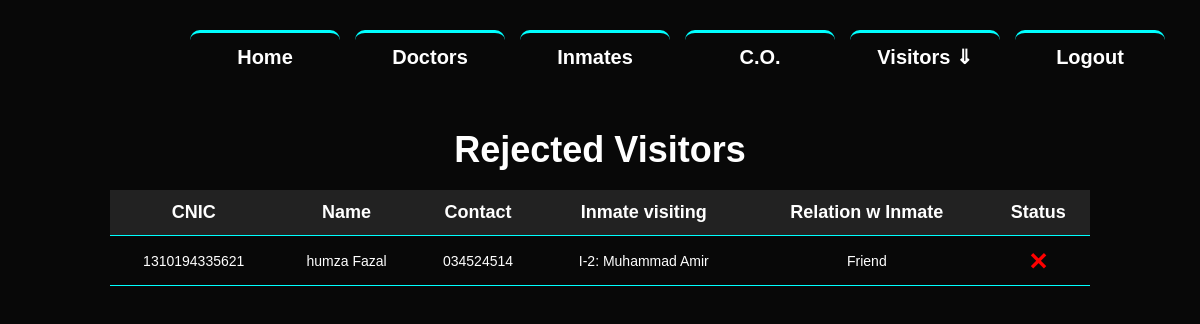
Page /user/visit_no (signed in) on the committed database.
### login/models.py (models this page shows, shortened)
class Visitor(models.Model):
    CNIC=models.CharField(max_length=13,primary_key=True)
    first_name=models.CharField(max_length=25)
    last_name=models.CharField(max_length=25)
    Inmate_visting=models.ForeignKey(Inmate,blank=False,on_delete=models.CASCADE)
    Visit_date=models.DateTimeField(null=True,blank=True)
    approval_status=models.BooleanField(null=True)
    relation_w_inmate=models.CharField(max_length=24)
    contact_number=models.CharField(max_length=11)
    password=models.CharField(max_length=24,null=True)

class Inmate (models.Model):
    Inmate_id=models.CharField(max_length=6,primary_key=True)
    first_name=models.CharField(max_length=25)
    last_name=models.CharField(max_length=25)
    dob=models.DateField()
    arrival_date=models.DateField()
    release_date=models.DateField()
    Risk_level=models.SmallIntegerField()
    charges=models.ManyToManyField(Charge,blank=True,related_name='criminal')
    cell=models.ForeignKey(Cell,related_name='inhabitant',blank=False,on_delete=models.CASCADE,default=None)
    education=models.ForeignKey(Education,related_name='student',on_delete=models.CASCADE,blank=True,null=True)
    completed_courses=models.ManyToManyField(Education,related_name='completed',blank=True)
    def __str__(self) :
        return f"{self.Inmate_id}: {self.first_name} {self.last_name}"

### Users/views.py (the view)
# urls.py: path('visit_no',views.visit_no,name='visit_no'),
@never_cache
def visit_no(request):
    if not request.user.is_authenticated:
        return HttpResponseRedirect(reverse('admin_login'))
    else:
        visitor=Visitor.objects.all()
        return render(request, 'users/admin_funcs/visit_no.html', {'visitor': visitor})

### Users/templates/users/admin_funcs/visit_no.html (shortened to what this page needs)
{%extends 'users/base.html'%}
{%block content%}
<head>
    <link rel="stylesheet" href="https://maxcdn.bootstrapcdn.com/font-awesome/4.7.0/css/font-awesome.min.css">
    <link rel="stylesheet" href="https://maxcdn.bootstrapcdn.com/bootstrap/3.3.7/css/bootstrap.min.css">
</head>
<div class="container">
    <h1 style="font-weight:bold">Rejected Visitors</h1>
    <table>
        <thead>
        <tr>
            <th>CNIC</th>
            <th>Name</th>
            <th>Contact</th>
            <th>Inmate visiting</th>
            <th>Relation w Inmate</th>
            <th>Status</th>
        </tr>
        </thead>
        <tbody>
            {% for i in visitor %}
            {% if i.approval_status is False %}
                <tr>
                    <td>{{ i.CNIC }}</td>
                    <td>{{ i.first_name }} {{ i.last_name }}</td>
                    <td>{{ i.contact_number }}</td>
                    <td>{{ i.Inmate_visting }}</td>
                    <td>{{ i.relation_w_inmate }}</td>
                    <td style="text-align: center;">
                        <a href="#editvisitorModal-{{forloop.counter}}" class="edit" data-toggle="modal"><i class="material-icons" data-toggle="tooltip" title="Edit" style="color: red;"><b>&#10005;</b></i></a>
                    </td>
                </tr>
            {% endif %}
        {% endfor %}
        </tbody>
    </table>
{%endblock content%}

### Users/templates/users/base.html (style rules this page uses)
body { background-color:rgb(8, 8, 8); margin: 0; padding: 0; }

### Users/templates/users/admin_funcs/visit_no.html (style rules this page uses)
body { background-color: rgb(8, 8, 8); color: #fff; font-family: Arial, sans-serif; }
.container { max-width: 1000px; margin: 0 auto; padding: 10px; }
h1 { text-align: center; margin-bottom: 20px; font-weight: bold; }
table { width: 100%; border-collapse: collapse; margin-top: 20px; }
th, td { padding: 10px; text-align: center; border-bottom: 1px solid aqua; }
th { font-size: large; background-color: #222; }

### rows in the picture
Visitor: CNIC "1310194335621", first_name "humza", last_name "Fazal", contact_number "034524514", Inmate_visting "I-2: Muhammad Amir", relation_w_inmate "Friend"
